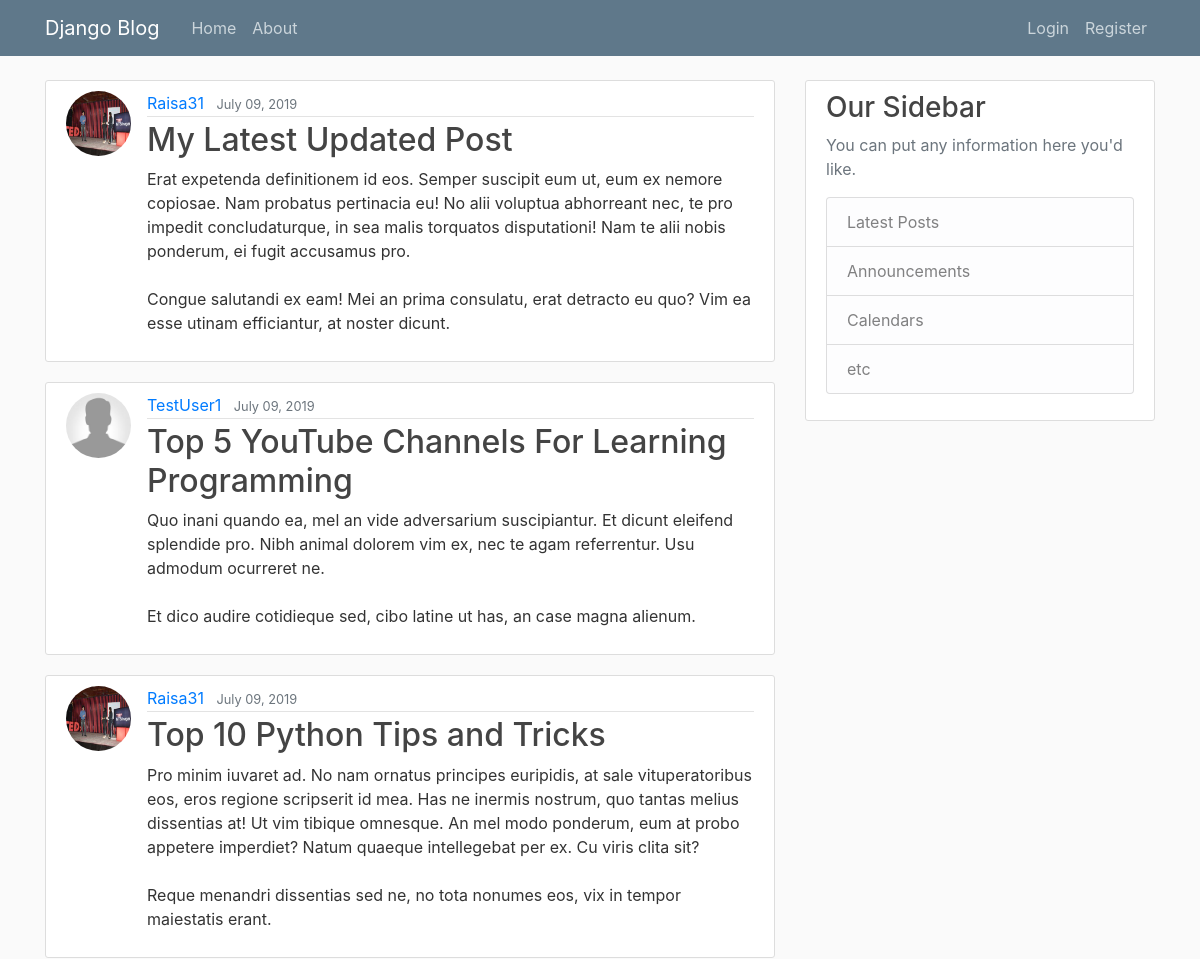
Before: / (upper part) with the older database file.
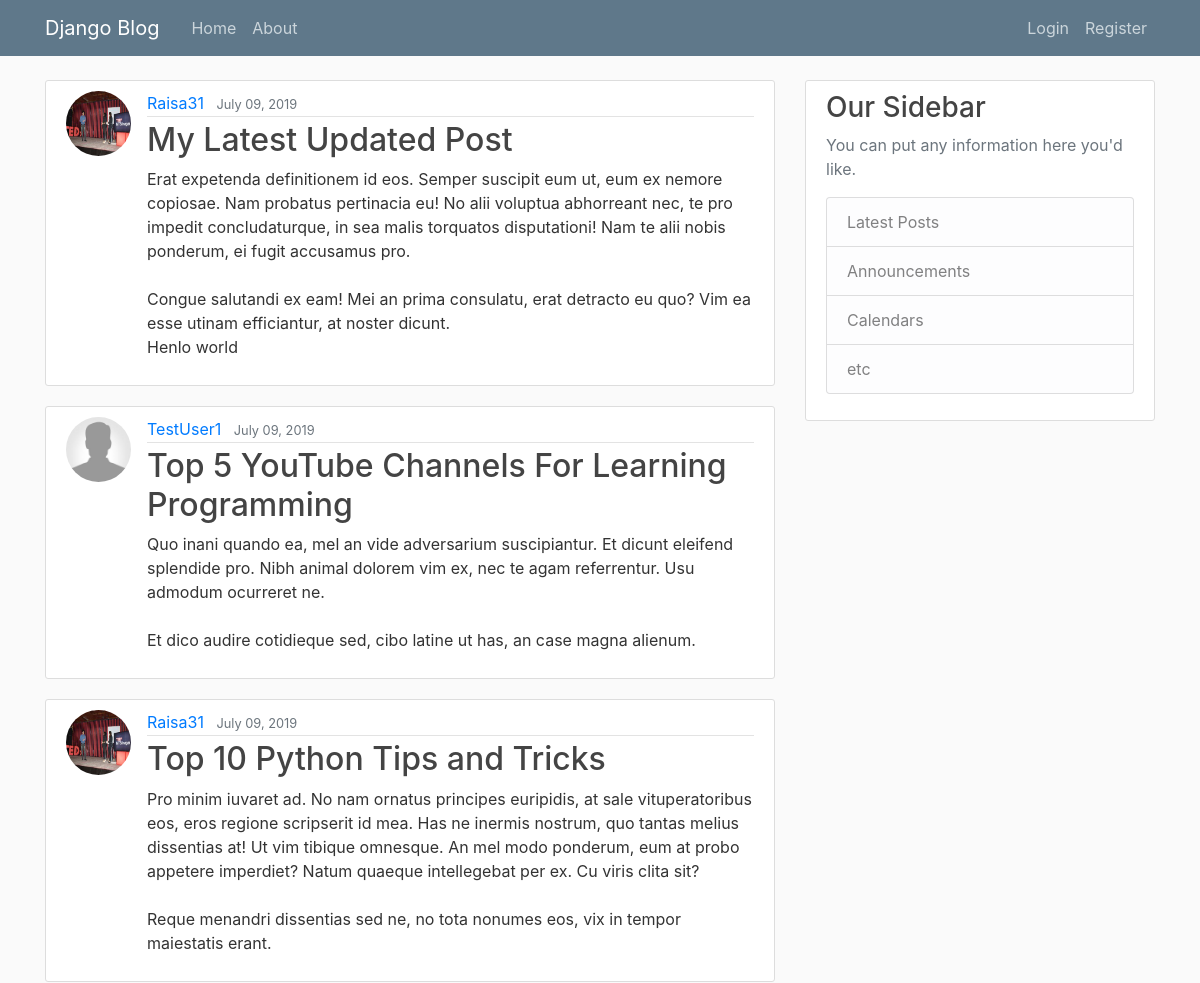
After: the same page with the newer database file.
### blog/models.py (models this page shows, shortened)
class Post(models.Model):
	title = models.CharField(max_length = 100)
	content = models.TextField()
	date_posted = models.DateTimeField(default = timezone.now)
	author = models.ForeignKey(User, on_delete = models.CASCADE)

### users/models.py (models this page shows, shortened)
class Profile(models.Model):
    user = models.OneToOneField(User, on_delete=models.CASCADE)
    image = models.ImageField(default='default.jpg', upload_to='profile_pics')

### blog/views.py (the view)
# urls.py: path('', PostListView.as_view(), name='blog-home'),
class PostListView(ListView):
    model = Post
    template_name = 'blog/home.html'  # <app>/<model>_<viewtype>.html
    context_object_name = 'posts'
    ordering = ['-date_posted']
    paginate_by = 5

### blog/templates/blog/home.html (shortened to what this page needs)
{% extends "blog/base.html" %}
{% block content %}
    {% for post in posts %}
        <article class="media content-section">
          <img class="rounded-circle article-img" src="{{ post.author.profile.image.url }}">
          <div class="media-body">
            <div class="article-metadata">
              <a class="mr-2" href="{% url 'user-posts' post.author.username %}">{{ post.author }}</a>
              <small class="text-muted">{{ post.date_posted|date:"F d, Y" }}</small>
            </div>
            <h2><a class="article-title" href="{% url 'post-detail' post.id %}">{{ post.title }}</a></h2>
            <p class="article-content">{{ post.content }}</p>
          </div>
        </article>
    {% endfor %}
{% endblock content %}

Changed rows visible on the page:
changed Post "My Latest Updated Post": content "…efficiantur, at noster dicunt." → "…efficiantur, at noster dicunt. Henlo world"
